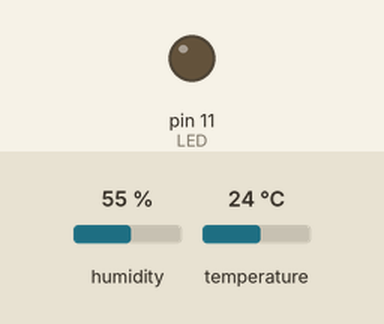
Simulated run of this sketch. Board: Arduino Uno, built with avr-gcc and run on an emulated ATmega328P. Parts: output pins drawn as LEDs (lit = HIGH). Inputs (shaded band) come from the test bench; at power-on: humidity 55 %, temperature 24 °C. What the sketch prints to the serial monitor is not drawn.

Above: at 4.8 s.
4.9 s: humidity set to 68 %
At 8.6 s:
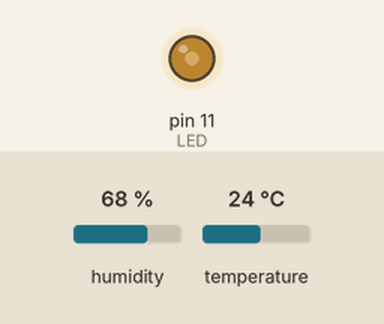
9.9 s: humidity set to 88 %
At 13.1 s:
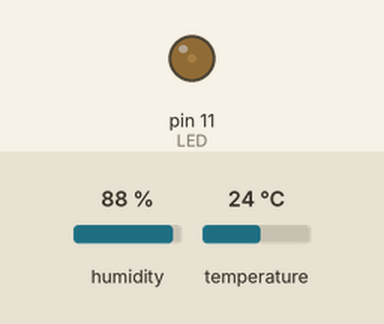
Timing chart, 0 to 14.6 s (numbered marks = the images above; inputs shaded):
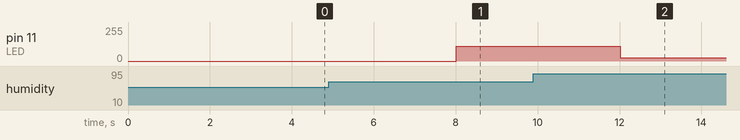

The sketch:

LED_pwm_dht.ino
```cpp
#include <DHT.h>

#define DHTPIN 7
#define DHTTYPE DHT22
#define LED 11

DHT dht(DHTPIN, DHTTYPE);

void setup() {
  Serial.begin(9600);
  dht.begin();
  Serial.println("DHT22 Sensor Test");
}

void loop() {
  delay(2000);


  static float baseline_temp = dht.readTemperature();
  static float baseline_hum = dht.readHumidity();


  if (isnan(baseline_temp) || isnan(baseline_hum)) {
    Serial.println("Failed to read from sensor!");
    return;
  }
  delay(2000);
  float new_temp = dht.readTemperature();
  float new_hum = dht.readHumidity();
  if (isnan(baseline_temp) || isnan(baseline_hum)) {
    Serial.println("Failed to read from sensor!");
    return;
  }
  if (new_hum > baseline_hum) {
    float dh = new_hum - baseline_hum;
    float power = map(dh, 0, 30, 0, 255);
    analogWrite(LED, power);
  }
  else {
    analogWrite(LED, LOW);
  }

}
```

Measured:
- after the input at 4.9 s, pin 11 (LED): 0/255 → 110/255 after 3.1 s
- after the input at 9.9 s, pin 11 (LED): 110/255 → 24/255 after 2.1 s
